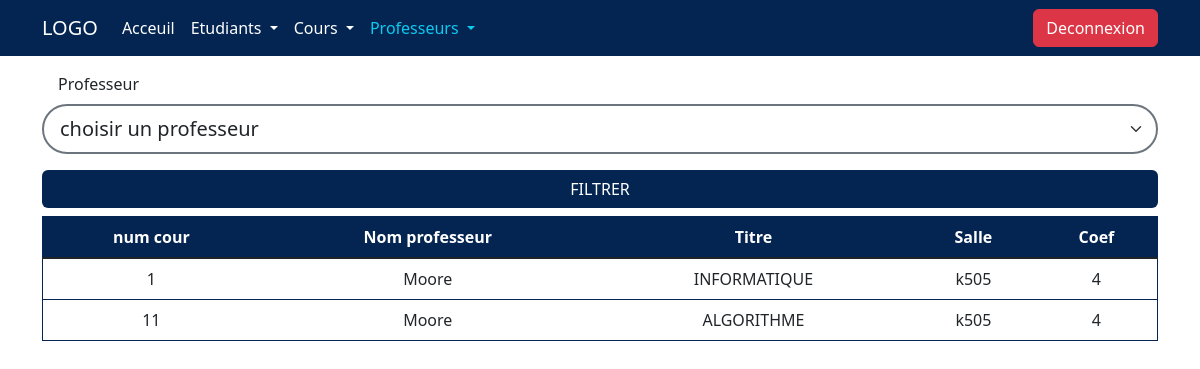
/grade-management-system-v-finale/admin/professeur/filtrCrsParProf.php (signed in), run on the app's committed database.
### tables this page shows
CREATE TABLE `cours` (
  `NumCours` int(11) NOT NULL,
  `Salle` varchar(50) DEFAULT NULL,
  `MatriculeProfesseur` int(11) DEFAULT NULL,
  `Titre` varchar(50) DEFAULT NULL,
  `Coef` int(11) DEFAULT NULL
);

CREATE TABLE `professeur` (
  `MatriculeProfesseur` int(11) NOT NULL,
  `Nom` varchar(50) DEFAULT NULL,
  `Tel` varchar(20) DEFAULT NULL
);

### grade-management-system-v-finale/admin/professeur/filtrCrsParProf.php (the view, shortened to what this page needs)
<!DOCTYPE html>
<html lang="en">
<head>
    <link href="https://cdn.jsdelivr.net/npm/bootstrap@5.3.0/dist/css/bootstrap.min.css" rel="stylesheet" >
    <link rel="stylesheet" href="../../style.css">
</head>
<body>
    <nav class="navbar navbar-expand-lg bg-primary fixed-top">
        <div class="container">
            <a class="navbar-brand text-white" href="../index.php">LOGO</a>
            <div class="collapse navbar-collapse" id="navbarSupportedContent">
                <ul class="navbar-nav me-auto mb-2 mb-lg-0 ">
                    <li class="nav-item ">
                        <a class="nav-link active text-white " aria-current="page" href="../index.php">Acceuil</a>
                    </li>
                    <li class="nav-item dropdown">
                        <a class="nav-link  text-white dropdown-toggle"  role="button" data-bs-toggle="dropdown" aria-expanded="false">
                            Etudiants
                        </a>
                    </li>
                    <li class="nav-item dropdown">
                        <a class="nav-link  text-white dropdown-toggle" role="button" data-bs-toggle="dropdown" aria-expanded="false">
                            Cours
                        </a>
                    </li>
                    <li class="nav-item dropdown">
                        <a class="nav-link  text-info dropdown-toggle"  role="button" data-bs-toggle="dropdown" aria-expanded="false">
                            Professeurs
                        </a>
                    </li>
                </ul>
            </div>
            <div><a class="btn btn-primary btn-danger " href="../deconexion.php" role="button">Deconnexion</a></div>
        </div>
    </nav>
    <div class="container my-5 pt-4">
            <form method="get" >
                <?php
                    $conn = new PDO( 'mysql:host=localhost;dbname=notes' , 'root' , '' );
                    $cours = $conn->query( "SELECT c.NumCours , p.Nom , c.Titre , c.Salle , c.Coef
                                            FROM cours as c , professeur as p
                                            WHERE c.MatriculeProfesseur = p.MatriculeProfesseur ")
                                ->fetchAll(PDO::FETCH_ASSOC);
                ?>
                <label  class="form-label px-3">Professeur</label>
                <select class="form-select form-select-lg mb-3 border border-2 border-secondary rounded-5" aria-label=".form-select-lg example" name="prof" >
                    <option value="" >choisir un professeur</option>
                </select>
                <input type="submit" value="FILTRER" class="btn bg-primary w-100" name="chercher" >
            </form>
            <table class="table mt-2 border border-primary">
                <thead>
                    <tr>
                        <th scope="col" class="text-center bg-primary text-white ">num cour</th>
                        <th scope="col" class="text-center bg-primary text-white ">Nom professeur</th>
                        <th scope="col" class="text-center bg-primary text-white ">Titre</th>
                        <th scope="col" class="text-center bg-primary text-white ">Salle</th>
                        <th scope="col" class="text-center bg-primary text-white ">Coef</th>
                    </tr>
                </thead>
                <tbody class="table-group-divider">
                        <?php foreach( $cours as $cour ): ?>
                            <tr>
                                <td class="text-center"> <?= $cour["NumCours"] ?> </td>
                                <td class="text-center"> <?= $cour["Nom"]      ?> </td>
                                <td class="text-center"> <?= $cour["Titre"]    ?> </td>
                                <td class="text-center"> <?= $cour["Salle"]    ?> </td>
                                <td class="text-center"> <?= $cour["Coef"]     ?> </td>
                            </tr>
                        <?php endforeach; ?>
                </tbody>
            </table>
    </div>
</body>
</html>

### grade-management-system-v-finale/style.css (style rules this page uses)
.bg-primary { background-color: rgb(4, 37, 82 , 1) !important ; color: white; }
.border-primary { border-color: rgb(4, 37, 82 , 1) !important ; }

### data on the page
cours: NumCours "1", MatriculeProfesseur.Nom "Moore", Titre "INFORMATIQUE", Salle "k505", Coef "4"
cours: NumCours "11", MatriculeProfesseur.Nom "Moore", Titre "ALGORITHME", Salle "k505", Coef "4"
